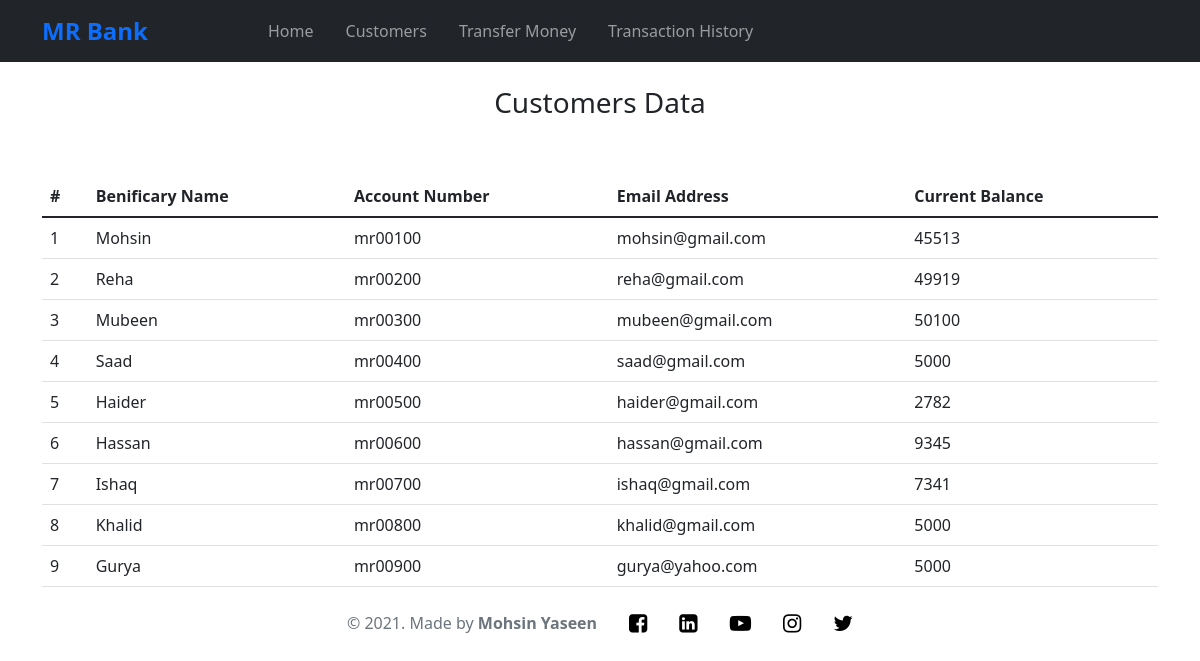
The page /customers.php on the database its author committed.
### tables this page shows
CREATE TABLE `customers` (
  `id` int(5) NOT NULL,
  `name` varchar(20) NOT NULL,
  `acc_num` varchar(20) NOT NULL,
  `email` varchar(20) NOT NULL,
  `current_balance` int(20) NOT NULL
);

### customers.php (the view, shortened to what this page needs)
<?php
include("./connection.php");
?>
<!DOCTYPE html>
<html lang="en">
<head>
  <link href="https://cdn.jsdelivr.net/npm/bootstrap@5.1.3/dist/css/bootstrap.min.css" rel="stylesheet">
  <link rel="stylesheet" href="style.css">
</head>
<body>
  <?php
  include 'nav.php';
  ?>
  <div class="container pt-4 d-flex flex-column justify-content-center align-items-center">
    <h3 class="h3">Customers Data</h4>
  </div>
  <div class="container pt-5">
    <table class="table">
      <thead>
        <tr>
          <th scope="col">#</th>
          <th scope="col">Benificary Name</th>
          <th scope="col">Account Number</th>
          <th scope="col">Email Address</th>
          <th scope="col">Current Balance</th>
        </tr>
      </thead>
      <tbody>
        <?php
        $num = 1;
        if (!$conn) {
          echo "Something went wrong" . mysqli_connect_error();
        } else {
          $query = "SELECT id, name, acc_num, email, current_balance FROM customers;";
          $answer = mysqli_query($conn, $query);
          if (mysqli_num_rows($answer) > 0) {
            while ($rows = mysqli_fetch_array($answer)) {
              if (isset($rows)) {
        ?>
                <tr>
                  <td><?= $num++ ?></td>
                  <td><?= $rows['name'] ?></td>
                  <td><?= $rows['acc_num'] ?></td>
                  <td><?= $rows['email'] ?></td>
                  <td><?= $rows['current_balance'] ?></td>
                </tr>
        <?php
              }
            }
          }
        }
        ?>
      </tbody>
    </table>
  </div>
  <?php
  include 'footer.php';
  ?>
</body>
</html>

### nav.php (shortened to what this page needs)
<!DOCTYPE html>
<html lang="en">
<head>
    <link href="https://cdn.jsdelivr.net/npm/bootstrap@5.1.3/dist/css/bootstrap.min.css" rel="stylesheet">
    <link rel="stylesheet" href="style.css">
</head>
<body>
    <nav class="navbar sticky-top navbar-expand-lg navbar-dark bg-dark">
        <div class="container">
            <a class="navbar-brand text-primary fw-bold fs-4" href="#">MR Bank</a>
            <div class="collapse navbar-collapse" id="navbarSupportedContent">
                <ul class="navbar-nav me-auto ms-5 mb-2 mb-lg-0">
                    <li class="nav-item ms-5">
                        <a class="nav-link" aria-current="page" href="./index.php">Home</a>
                    </li>
                    <li class="nav-item ms-3">
                        <a class="nav-link" href="./customers.php">Customers</a>
                    </li>
                    <li class="nav-item ms-3">
                        <a class="nav-link" href="./transfer.php">Transfer Money</a>
                    </li>
                    <li class="nav-item ms-3">
                        <a class="nav-link" href="./transaction_history.php">Transaction History</a>
                    </li>
                </ul>
            </div>
        </div>
    </nav>
</body>
</html>

### footer.php (shortened to what this page needs)
<!DOCTYPE html>
<html lang="en">
<head>
    <link rel="stylesheet" href="https://cdnjs.cloudflare.com/ajax/libs/font-awesome/4.7.0/css/font-awesome.min.css" />
    <link rel="stylesheet" href="style.css">
</head>
<body>
    <footer>
        <div class="container footer">
            <ul class="nav sticky-bottom justify-content-center">
                <li class="nav-item">
                    <p class="nav-link text-muted text-center">&copy; 2021. Made by <b>Mohsin Yaseen</b></p>
                </li>
                <li class="nav-item">
                    <a class="nav-link" href="https://www.facebook.com/mohsin.yaseen.526/" target="_blank"><i class="fa fa-facebook-square fa-lg" aria-hidden="true"></i></a>
                </li>
                <li class="nav-item">
                    <a class="nav-link" href="https://www.linkedin.com/in/mohsinyaseen7/" target="_blank"><i class="fa fa-linkedin-square fa-lg" aria-hidden="true"></i></a>
                </li>
                <li class="nav-item">
                    <a class="nav-link" href="https://www.youtube.com/channel/UCKM6elhGtD_IfttFTHjTwCg" target="_blank"><i class="fa fa-youtube-play fa-lg" aria-hidden="true"></i></a>
                </li>
                <li class="nav-item">
                    <a class="nav-link" href="https://www.instagram.com/mohsin_yaseen7/?hl=en" target="_blank"><i class="fa fa-instagram fa-lg" aria-hidden="true"></i></a>
                </li>
                <li class="nav-item">
                    <a class="nav-link" href="https://twitter.com/MohsinYaseen14" target="_blank"><i class="fa fa-twitter fa-lg" aria-hidden="true"></i></a>
                </li>
            </ul>
        </div>
    </footer>
</body>
</html>

### style.css (style rules this page uses)
i { color: black; }

### rows shown on the page
customers: name "Mohsin", acc_num "mr00100", email "mohsin@gmail.com", current_balance "45513"
customers: name "Reha", acc_num "mr00200", email "reha@gmail.com", current_balance "49919"
customers: name "Mubeen", acc_num "mr00300", email "mubeen@gmail.com", current_balance "50100"
customers: name "Saad", acc_num "mr00400", email "saad@gmail.com", current_balance "5000"
customers: name "Haider", acc_num "mr00500", email "haider@gmail.com", current_balance "2782"
customers: name "Hassan", acc_num "mr00600", email "hassan@gmail.com", current_balance "9345"
customers: name "Ishaq", acc_num "mr00700", email "ishaq@gmail.com", current_balance "7341"
customers: name "Khalid", acc_num "mr00800", email "khalid@gmail.com", current_balance "5000"
customers: name "Gurya", acc_num "mr00900", email "gurya@yahoo.com", current_balance "5000"
